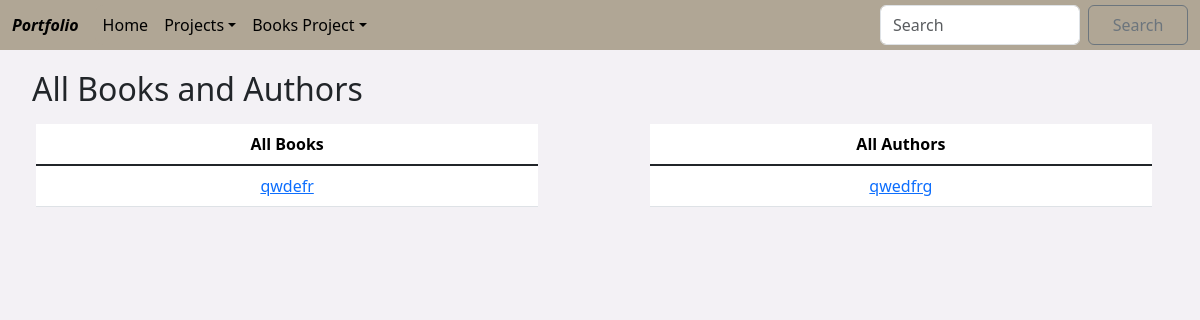
Before: /django_projects/books_project/all_books_and_authors with the older database file.
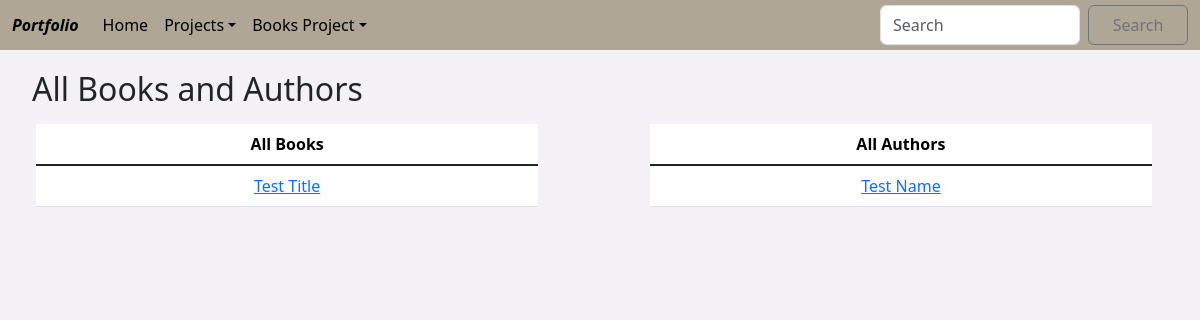
After: the same page with the newer database file.
### app/models.py (models this page shows)
class Book(models.Model):
    title = models.CharField(max_length=200)
    author = models.ForeignKey(Author, on_delete=models.CASCADE)
    genre = models.CharField(max_length=200)
    description = models.TextField(max_length=1000, null=True, blank=True)
    pages = models.IntegerField(null=True, blank=True)
    def __str__(self):
        return self.title

class Author(models.Model):
    full_name = models.CharField(max_length=200, unique=True)
    age = models.IntegerField(null=True, blank=True)
    languages = models.CharField(max_length=200, null=True, blank=True)
    def __str__(self):
        return self.full_name

### app/views.py (the view)
# urls.py: path('django_projects/books_project/all_books_and_authors', views.all_books_and_authors, name='all_books_and_authors'),
def all_books_and_authors(request):
    all_books = Book.objects.all()
    all_authors = Author.objects.all()
    return render(request, 'django_projects/books_project/all_books_and_authors.html', {'all_books': all_books, 'all_authors': all_authors})

### app/templates/django_projects/books_project/all_books_and_authors.html (shortened to what this page needs)
{% extends 'base_books.html' %}
{% block inner_content %}
<div class="container-fluid custom-content">
  <h2>All Books and Authors</h2>
  <div class="container mt-3" style="margin: 0px; width: 100%;">
    <table class="table table-hover" style="float: left; width: 45%; margin-right: 5px;">
      <thead>
        <tr style="text-align: center;">
          <th>All Books</th>
        </tr>
      </thead>
      <tbody class="table-group-divider">
        {% for book in all_books %}
        <tr style="text-align: center;">
          <td><a href="{% url 'book_details' book.id %}">{{ book }}</a></td>
        </tr>
        {% endfor %}
      </tbody>
    </table>
    <table class="table table-hover" style="float: right; width: 45%; margin-left: 5px;">
      <thead>
        <tr style="text-align: center;">
          <th>All Authors</th>
        </tr>
      </thead>
      <tbody class="table-group-divider">
        {% for author in all_authors %}
        <tr style="text-align: center;">
          <td><a href="{% url 'author_details' author.id %}">{{ author }}</a></td>
        </tr>
        {% endfor %}
      </tbody>
    </table>
  </div>
</div>
{% endblock %}

Changed rows visible on the page:
removed Book: title "qwdefr"
removed Author: full_name "qwedfrg"
added Book: title "Test Title"
added Author: full_name "Test Name"
